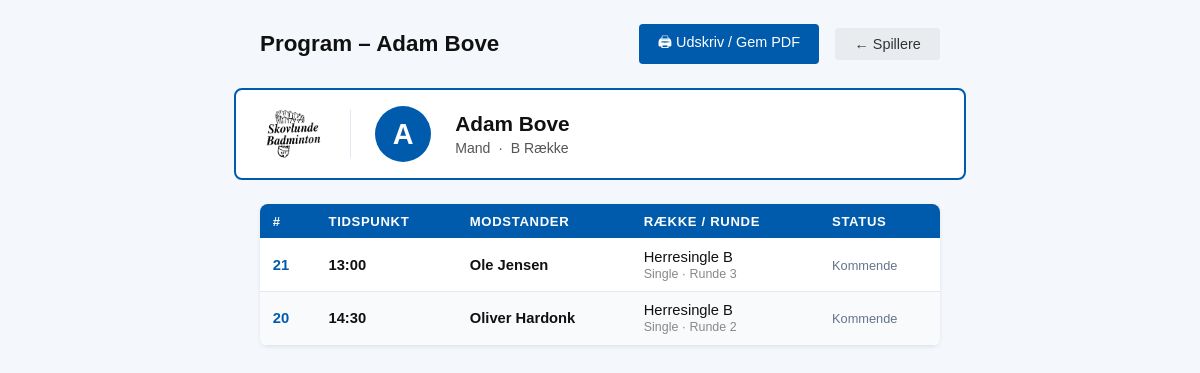
/players/13/schedule/ (signed in), run on an earlier commit of the app's database.
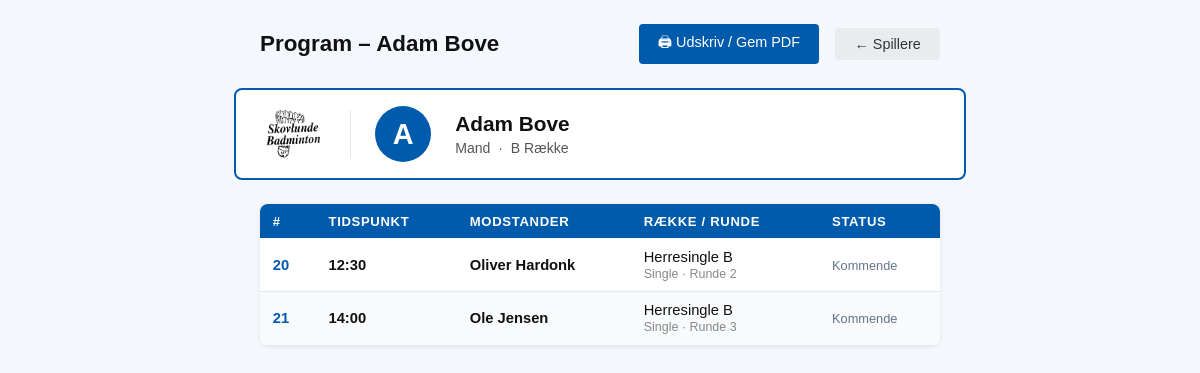
And on a later commit of the database.
### tournaments/models.py (models this page shows, shortened)
class Match(models.Model):
    STATUS_CHOICES = [
        ('pending', _('Pending')),
        ('in_progress', _('In Progress')),
        ('completed', _('Completed')),
    ]
    division = models.ForeignKey(Division, on_delete=models.CASCADE, related_name='matches')
    team1 = models.ForeignKey('players.Team', on_delete=models.SET_NULL, null=True, blank=True, related_name='team1_matches')
    team2 = models.ForeignKey('players.Team', on_delete=models.SET_NULL, null=True, blank=True, related_name='team2_matches')
    winner = models.ForeignKey('players.Team', on_delete=models.SET_NULL, null=True, blank=True, related_name='won_matches', verbose_name=_("Winner"))
    score = models.CharField(max_length=50, blank=True, null=True, verbose_name=_("Score"))
    match_round = models.IntegerField(default=1, verbose_name=_("Round"))
    match_number = models.IntegerField(null=True, blank=True, verbose_name=_("Match Number"))
    bracket_slot = models.IntegerField(null=True, blank=True, verbose_name=_("Bracket Slot"))
    bracket_label = models.CharField(max_length=120, null=True, blank=True, verbose_name=_("Bracket Label"))
    status = models.CharField(max_length=20, choices=STATUS_CHOICES, default='pending', verbose_name=_("Status"))
    walkover = models.BooleanField(default=False, verbose_name=_("Walk-over"))
    scheduled_time = models.DateTimeField(verbose_name=_("Scheduled Time"), null=True, blank=True)
    court = models.CharField(max_length=50, blank=True, null=True, verbose_name=_("Court"))
    group_number = models.IntegerField(null=True, blank=True, verbose_name=_("Gruppe nr."))
    phase = models.CharField(
        max_length=10, default='group',
        choices=[('group', _('Gruppespil')), ('playoff', _('Slutspil'))],
        verbose_name=_("Fase"),
    )

class Division(models.Model):
    DISCIPLINE_CHOICES = [
        ('single', _('Single')),
        ('double', _('Double')),
        ('mixed', _('Mixeddouble')),
    ]
    TOURNAMENT_TYPE_CHOICES = [
        ('group', _('Gruppe (round-robin)')),
        ('playoff', _('Gruppe med slutspil')),
        ('tree', _('Enkeltelimination')),
    ]
    tournament = models.ForeignKey(Tournament, on_delete=models.CASCADE, related_name='divisions')
    name = models.CharField(max_length=100, verbose_name=_("Division Name"))
    discipline = models.CharField(
        max_length=10, choices=DISCIPLINE_CHOICES, default='single',
        verbose_name=_("Disciplin")
    )
    tournament_type = models.CharField(
        max_length=10, choices=TOURNAMENT_TYPE_CHOICES, default='group',
        verbose_name=_("Turneringstype")
    )
    group_count = models.IntegerField(
        default=2, verbose_name=_("Antal grupper"),
        help_text=_("Antal grupper i gruppespillet (kun ved 'Gruppe med slutspil')."),
    )
    advance_count = models.IntegerField(
        default=2, verbose_name=_("Antal der går videre"),
        help_text=_("Antal spillere/hold der går videre fra hver gruppe til slutspillet."),
    )
    schedule_priority = models.IntegerField(
        default=5,
        verbose_name=_("Spilleplansprioritet"),
        help_text=_("1 = planlæg tidligst · 10 = planlæg sidst. Brug dette til at sikre at yngre rækker spiller færdigt først."),
    )
    teams = models.ManyToManyField('players.Team', related_name='divisions', blank=True, verbose_name=_("Deltagere"))

### players/models.py (models this page shows, shortened)
class Team(models.Model):
    PAIR_TYPE_CHOICES = [
        ('double', _('Double')),
        ('mixed', _('Mixeddouble')),
    ]
    DIVISION_CHOICES = [
        ('U9', _('Under 9')),
        ('U11', _('Under 11')),
        ('U13', _('Under 13')),
        ('U15', _('Under 15')),
        ('U17', _('Under 17')),
        ('U19', _('Under 19')),
        ('A', _('A Række')),
        ('B', _('B Række')),
        ('C', _('C Række')),
    ]
    player1 = models.ForeignKey(Player, on_delete=models.CASCADE, related_name='team_player1')
    player2 = models.ForeignKey(Player, on_delete=models.SET_NULL, related_name='team_player2', null=True, blank=True)
    pair_type = models.CharField(
        max_length=10, choices=PAIR_TYPE_CHOICES, null=True, blank=True,
        verbose_name=_('Par-type'),
        help_text=_('Double: samme køn · Mixeddouble: et af hvert'),
    )
    division = models.CharField(
        max_length=10, choices=DIVISION_CHOICES, blank=True, null=True,
        verbose_name=_('Række'),
    )
    name = models.CharField(max_length=100, blank=True, null=True)

### players/views.py (the view)
# urls.py: path('<int:pk>/schedule/', views.player_schedule_print, name='player_schedule_print'),
@login_required
def player_schedule_print(request, pk):
    from tournaments.models import Match, Tournament, DivisionSeed
    player = get_object_or_404(Player, pk=pk, owner=request.user)
    teams = Team.objects.filter(Q(player1=player) | Q(player2=player))
    matches = list(
        Match.objects
        .filter(Q(team1__in=teams) | Q(team2__in=teams))
        .filter(scheduled_time__isnull=False)
        .exclude(match_number=None)
        .select_related('team1', 'team2', 'division', 'division__tournament', 'winner')
        .order_by('scheduled_time')
    )
    tournament_ids = set(m.division.tournament_id for m in matches)
    seed_lookup = {
        (s.division_id, s.team_id): s.seed_number
        for s in DivisionSeed.objects.filter(division__tournament_id__in=tournament_ids)
    }
    for match in matches:
        s1 = seed_lookup.get((match.division_id, match.team1_id))
        s2 = seed_lookup.get((match.division_id, match.team2_id))
        match.t1_seed = f' ({s1})' if s1 else ''
        match.t2_seed = f' ({s2})' if s2 else ''
    logo_tournament = None
    if len(tournament_ids) == 1:
        logo_tournament = matches[0].division.tournament if matches else None
    return render(request, 'players/player_schedule_print.html', {
        'player': player,
        'matches': matches,
        'logo_tournament': logo_tournament,
    })

### players/templates/players/player_schedule_print.html (shortened to what this page needs)
<!DOCTYPE html>
<html lang="da">
<head>
</head>
<body>
<div class="screen-header">
  <h1>Program – {{ player.name }}</h1>
  <button class="btn btn-primary" onclick="window.print()">🖨 Udskriv / Gem PDF</button>
  <a href="{% url 'player_list' %}" class="btn btn-secondary">← Spillere</a>
</div>
<div class="player-card">
  {% if logo_tournament.logo %}
  <img src="{{ logo_tournament.logo.url }}" alt="Logo" class="player-card-logo">
  {% endif %}
  <div class="player-avatar">{{ player.name|first|upper }}</div>
  <div class="player-info">
    <h2>{{ player.name }}</h2>
    <p>{{ player.get_gender_display }} &nbsp;·&nbsp; {{ player.get_division_display }}</p>
  </div>
</div>
{% if matches %}
<div class="match-table-wrap">
  <table>
    <thead>
      <tr>
        <th>#</th>
        <th>Tidspunkt</th>
        <th>Modstander</th>
        <th>Række / Runde</th>
        <th>Status</th>
      </tr>
    </thead>
    <tbody>
      {% for match in matches %}
      <tr>
        <td class="kamp-nr">{{ match.match_number }}</td>
        <td class="tid">{{ match.scheduled_time|time:"H:i" }}</td>
        <td class="modstander">
          {% if match.team1 and match.team2 %}
            {% if match.team1.player1.id == player.id or match.team1.player2.id == player.id %}
              {{ match.team2.name }}{{ match.t2_seed }}
            {% else %}
              {{ match.team1.name }}{{ match.t1_seed }}
            {% endif %}
          {% else %}
            –
          {% endif %}
        </td>
        <td>
          <span>{{ match.division.name }}</span><br>
          <span class="division-label">{{ match.division.get_discipline_display }} · Runde {{ match.match_round }}</span>
        </td>
        <td>
          {% if match.status == 'completed' %}
            <span class="status-done">✓ Afsluttet</span>
            {% if match.score %}<br><span style="font-size:0.78rem; color:#555;">{{ match.score }}</span>{% endif %}
          {% elif match.status == 'in_progress' %}
            <span class="status-active">▶ I gang</span>
          {% else %}
            <span class="status-pending">Kommende</span>
          {% endif %}
        </td>
      </tr>
      {% endfor %}
    </tbody>
  </table>
</div>
{% else %}
<div class="no-matches">
  <div style="font-size:2rem; margin-bottom:0.5rem;">📅</div>
  <p>Ingen kampe med tidspunkt fundet for {{ player.name }}.<br>
  Sørg for at turneringen har en spilleplan genereret.</p>
</div>
{% endif %}
</body>
</html>

What changed in the data, as far as the page shows it:
changed Match "Oliver Hardonk": scheduled_time "14:30" → "12:30"; moves up the list
changed Match "Ole Jensen": scheduled_time "13:00" → "14:00"
